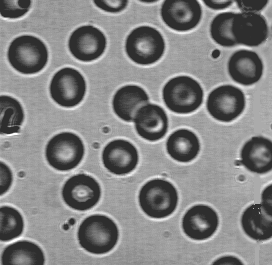
#> input picture MI/morphological/RBC.tif, 272 x 265 px
$ python morpho.py
#> lines starting #> are read from the running program, lines starting #| are printed output that depends on the picture; after the words box and inside, x2 and y2 are one past the last pixel; in counts of white or black regions, pixels touching at a corner belong together
import os
import cv2
import numpy as np
import matplotlib.pyplot as plt
# reading an image
os.chdir(r"C:\medical imaging\AY 2022-23\practical")
image = cv2.imread('RBC.tif',0)
#> image is the input picture: shape (265, 272); min 46, max 255, mean 129.8
print(image.shape)
#| (265, 272)
#binarize the image
th = 0
max_val = 255
ret, binary = cv2.threshold(image, th, max_val,
                                cv2.THRESH_BINARY_INV + cv2.THRESH_OTSU )
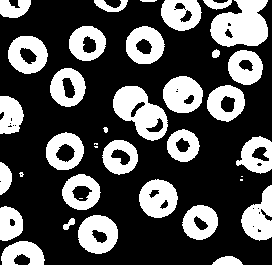
#> binary: shape (265, 272); 31.8% white; 37 white regions (6 under 20 px), largest, box (x1, y1, x2, y2) and area: (210, 0, 268, 47) 1957, (113, 86, 168, 141) 1663, (78, 215, 118, 254) 1108
#> ret = 106
print("The threshold value is {}".format(ret))
#| The threshold value is 106.0
plt.imshow(binary, cmap='gray')
plt.title('Thresholded Image')
plt.show()
#k = np.ones((5, 5), np.uint8)
#k = cv2.getStructuringElement(cv2.MORPH_RECT, (5, 10))  #(col,row)
k = cv2.getStructuringElement(cv2.MORPH_ELLIPSE,(7, 7))
#k = cv2.getStructuringElement(cv2.MORPH_CROSS,(5, 5))
print(k)

# erosion operation
erosion = cv2.erode(binary, k, iterations = 1)
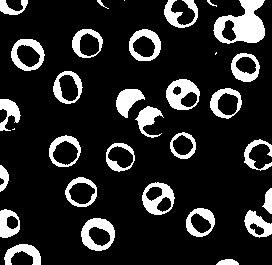
#> erosion: shape (265, 272); 15.6% white; 32 white regions (3 under 20 px), largest, box (x1, y1, x2, y2) and area: (213, 0, 265, 44) 1313, (166, 79, 200, 110) 613, (81, 218, 115, 251) 607
plt.imshow(erosion, cmap='gray')
plt.title('Eroded Image')
plt.show()

dilation = cv2.dilate(binary, k , iterations = 1)
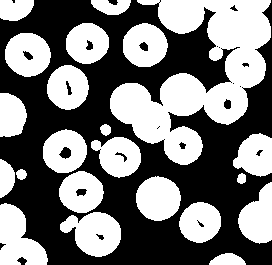
#> dilation: shape (265, 272); 47.6% white; 22 white regions, largest, box (x1, y1, x2, y2) and area: (110, 0, 271, 165) 12130, (0, 203, 48, 265) 1890, (60, 212, 121, 257) 1816
plt.imshow(dilation, cmap='gray')
plt.title('Dilated Image')
plt.show()

# erosion followed by dilation
opening = cv2.morphologyEx(binary, cv2.MORPH_OPEN, k)
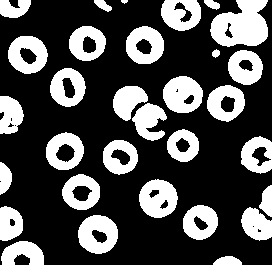
#> opening: shape (265, 272); 31% white; 31 white regions, largest, box (x1, y1, x2, y2) and area: (210, 0, 268, 47) 1950, (163, 76, 203, 113) 1105, (78, 215, 118, 254) 1101
plt.imshow(opening, cmap='gray')
plt.title('Opening')
plt.show()

# Dilation followed by Erosion
closing = cv2.morphologyEx(binary, cv2.MORPH_CLOSE, k)
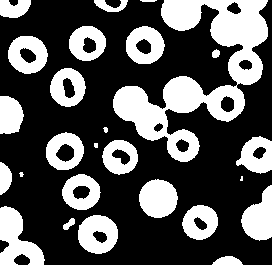
#> closing: shape (265, 272); 33.5% white; 26 white regions (3 under 20 px), largest, box (x1, y1, x2, y2) and area: (113, 0, 268, 162) 8968, (0, 206, 45, 265) 1474, (139, 179, 178, 218) 1177
plt.imshow(closing, cmap='gray')
plt.title('Closing')
plt.show()
